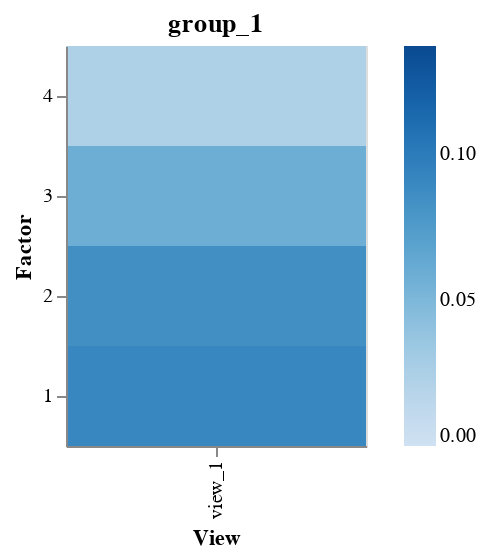

Notebook source saved alongside this figure:
### Code cell
plot_variance_explained(model)

### Figure 1 — Vega specification as saved in the notebook (floating-point values rounded to 4 significant figures)
{"$schema": "https://vega.github.io/schema/vega/v5.json", "data": [{"name": "source_0"}, {"name": "data_0", "values": [{"Factor": 1, "Variance Explained": 0.09123, "View": "view_1"}, {"Factor": 2, "Variance Explained": 0.08443, "View": "view_1"}, {"Factor": 3, "Variance Explained": 0.05869, "View": "view_1"}, {"Factor": 4, "Variance Explained": 0.02313, "View": "view_1"}]}, {"name": "data_0_concat_0_x_domain_View", "values": [{"View": "view_1"}]}, {"name": "source_0_concat_0_y_domain_Factor", "values": [{"Factor": 1, "sort_field": 1}, {"Factor": 2, "sort_field": 2}, {"Factor": 3, "sort_field": 3}, {"Factor": 4, "sort_field": 4}]}], "signals": [{"name": "childWidth", "value": 150}], "marks": [{"type": "group", "name": "concat_0_group", "encode": {"update": {"height": {"signal": "height"}, "width": {"signal": "childWidth"}}}, "marks": [{"type": "rect", "name": "concat_0_marks", "from": {"data": "data_0"}, "encode": {"update": {"fill": {"field": "Variance Explained", "scale": "color"}, "x": {"field": "View", "scale": "concat_0_x"}, "width": {"signal": "max(0.25, bandwidth('concat_0_x'))"}, "y": {"field": "Factor", "scale": "concat_0_y"}, "height": {"signal": "max(0.25, bandwidth('concat_0_y'))"}, "tooltip": {"signal": "{\"Factor\": format(datum[\"Factor\"], \"\"), \"View\": isValid(datum[\"View\"]) ? datum[\"View\"] : \"\"+datum[\"View\"], \"Variance Explained\": format(datum[\"Variance Explained\"], \"\")}"}}}, "style": ["rect"]}], "axes": [{"scale": "concat_0_x", "title": "View", "grid": false, "labelBaseline": "middle", "orient": "bottom", "labelAlign": "right", "labelAngle": 270, "zindex": 1}, {"scale": "concat_0_y", "grid": false, "title": "Factor", "zindex": 1, "orient": "left"}], "title": {"text": "group_1", "frame": "group"}, "style": "cell"}], "scales": [{"name": "color", "type": "linear", "domain": [0, 0.1368], "range": {"scheme": "blues"}, "zero": true, "interpolate": "hcl"}, {"name": "concat_0_x", "type": "band", "domain": {"data": "data_0_concat_0_x_domain_View", "field": "View", "sort": true}, "range": [0, {"signal": "childWidth"}], "paddingOuter": 0, "paddingInner": 0}, {"name": "concat_0_y", "type": "band", "domain": {"data": "source_0_concat_0_y_domain_Factor", "field": "Factor", "sort": {"op": "max", "field": "sort_field", "order": "descending"}}, "range": [0, {"signal": "height"}], "paddingInner": 0, "paddingOuter": 0}], "background": "white", "layout": {"padding": 20, "bounds": "full", "align": "each"}, "legends": [{"fill": "color", "gradientLength": {"signal": "clamp(height, 64, 200)"}}], "height": 200, "padding": 5}
